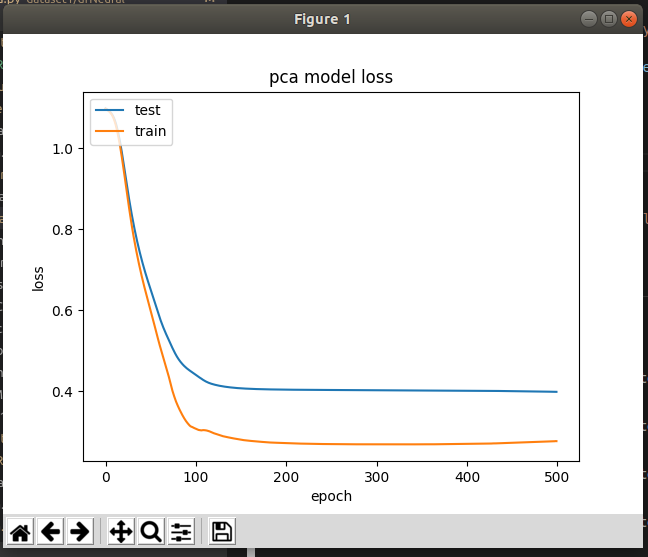

Write Python code to recreate this figure.
from sklearn.decomposition import PCA
fin = open("../data1.txt","r")
import numpy as np
import matplotlib.pyplot as plt
from sklearn.preprocessing import StandardScaler
import numpy as np
import os
from keras import applications
from keras import Sequential
from keras.layers import Dense, Dropout, Flatten
from keras.optimizers import Adam, SGD
from sklearn.model_selection import train_test_split
from sklearn.metrics import confusion_matrix
from matplotlib import pyplot as plt
from keras.utils import to_categorical

X = []
y = []

for l in fin:
    X.append(l.split(",")[:-2])
    y.append(int(l.split(",")[-2]))

X = np.array(X,dtype=np.float32)
scaler = StandardScaler()
scaler.fit(X)

X = scaler.transform(X)
pca = PCA(n_components=2)
pca.fit(X)
dr_X = pca.transform(X)


INIT_LR = 5E-4
EPOCHS = 500
BS = 50
seed = 9068

np.random.seed(seed)


y = to_categorical(y)

cls = Sequential()

cls.add(Dense(2,input_dim=2,activation='relu',kernel_initializer='random_uniform'))
cls.add(Dense(30,activation='relu',kernel_initializer='random_uniform'))
cls.add(Dense(3,activation='softmax',kernel_initializer='random_uniform'))

opt = Adam(lr=INIT_LR)

cls.compile(loss="categorical_crossentropy", optimizer=opt,metrics=["accuracy"])

history = cls.fit(dr_X,y,epochs=EPOCHS,steps_per_epoch=10,validation_split=0.2,validation_steps=50)


plt.plot(history.history['loss'])
plt.plot(history.history['val_loss'])
plt.title('pca model loss')
plt.ylabel('loss')
plt.xlabel('epoch')
plt.legend(['test', 'train'], loc='upper left')
plt.show()
